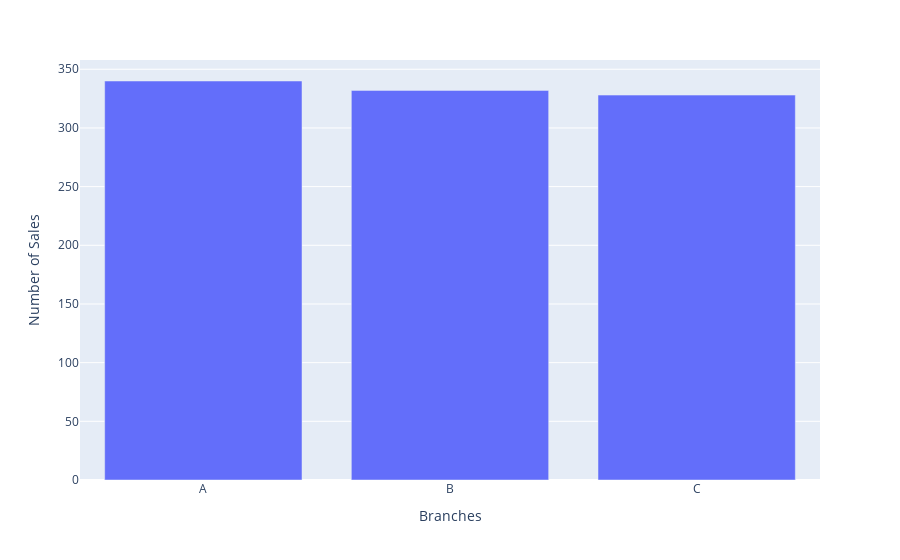

This figure's notebook cell:
### Code cell
fig = px.bar(df, x=df['Branch'].value_counts().keys(), y=df['Branch'].value_counts(),labels=dict(x="Branches",y="Number of Sales"))
fig.show()

### Figure 1 — Plotly figure (JSON) as saved in the notebook; plotly's stock layout.template omitted (floating-point values rounded to 4 significant figures)
{"data": [{"alignmentgroup": "True", "hovertemplate": "Branches=%{x}<br>Number of Sales=%{y}<extra></extra>", "legendgroup": "", "marker": {"color": "#636efa", "pattern": {"shape": ""}}, "name": "", "offsetgroup": "", "orientation": "v", "showlegend": false, "textposition": "auto", "type": "bar", "x": ["A", "B", "C"], "xaxis": "x", "y": [340, 332, 328], "yaxis": "y"}], "layout": {"barmode": "relative", "legend": {"tracegroupgap": 0}, "margin": {"t": 60}, "xaxis": {"anchor": "y", "domain": [0, 1], "title": {"text": "Branches"}}, "yaxis": {"anchor": "x", "domain": [0, 1], "title": {"text": "Number of Sales"}}}}
